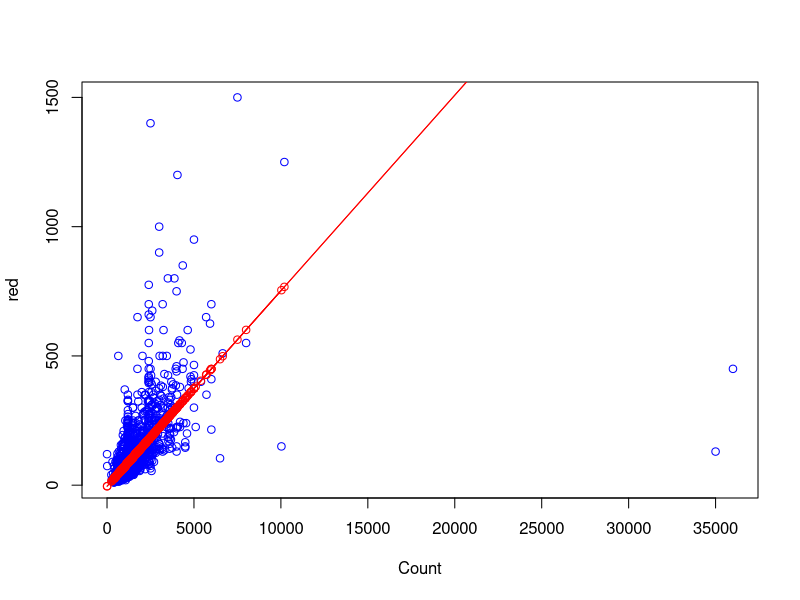

Source code (R):
dataset = read.csv("Bengaluru_House_Data.csv")
View(dataset)
square = dataset[,6]
square = as.numeric(square)
price = dataset[,8]
data = data.frame(square,price)
View(data)
str(data)

library(caTools)
set.seed(211)
split = sample.split(data$price,SplitRatio = 0.8)
View(split)
training_set = subset(data,split==TRUE)
testing_set = subset(data,split==FALSE)
View(training_set)
View(testing_set)

regressor = lm(formula = price~square,data = training_set)

y_pred = predict(regressor,newdata = testing_set)
a = testing_set$price
b = y_pred

plot(testing_set$square,a,type='p',col='blue',xlab = 'Count',ylab='red')
lines(testing_set$square,b,type = 'o',col='red')
